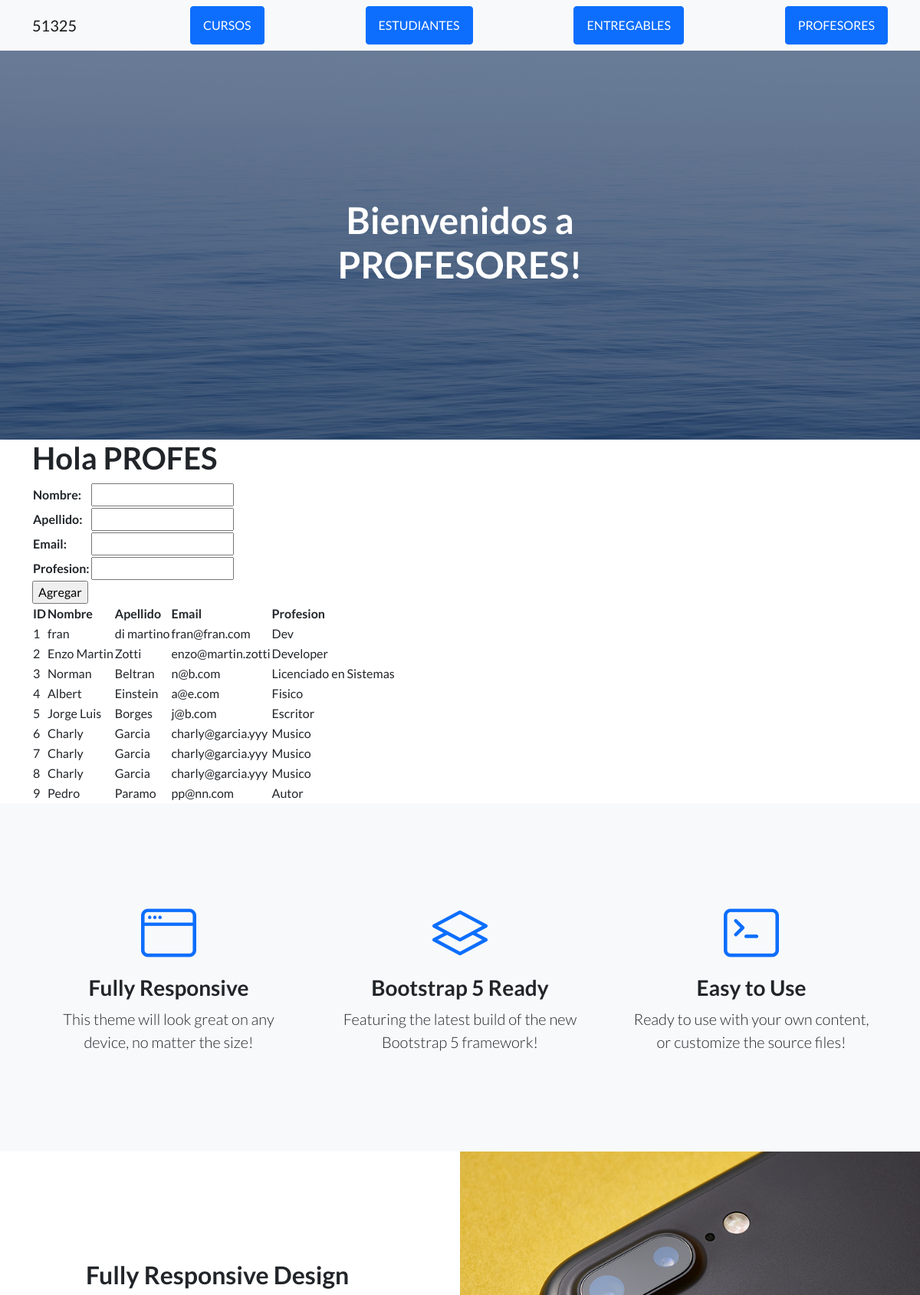
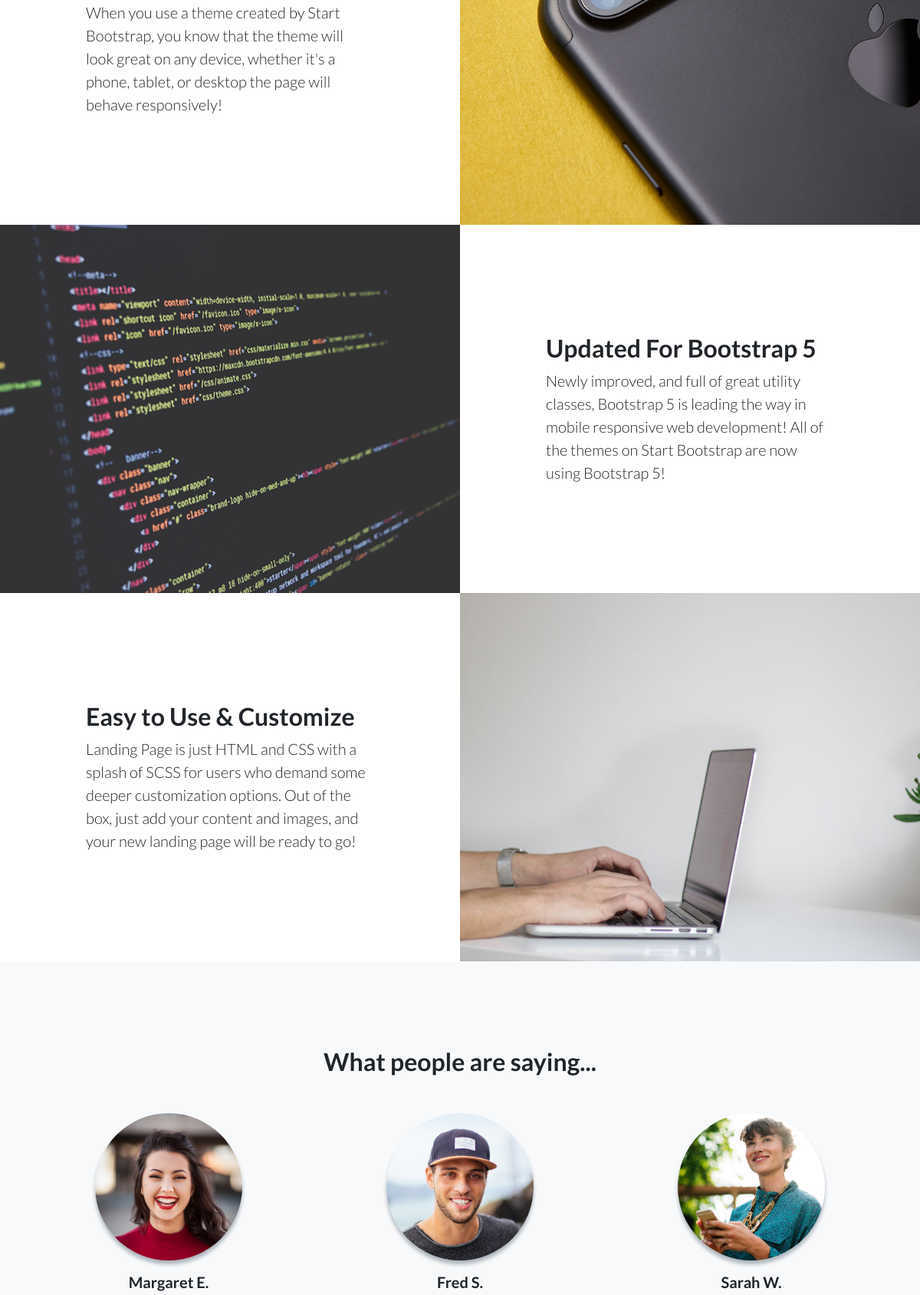
The app's page /AppCoder/profesores/ (upper part) with its own data (2 pictures, top to bottom).
### AppCoder/models.py (models this page shows, shortened)
class Profesor(models.Model):
    nombre= models.CharField(max_length=50)
    apellido= models.CharField(max_length=50)
    email= models.EmailField()
    profesion= models.CharField(max_length=50)

### AppCoder/views.py (the view)
# urls.py: path("profesores/", profesores, name="profesores"),
def profesores(request):
    if request.method == "POST":
        form = ProfesorForm(request.POST)
        if form.is_valid():
            profesor = Profesor()
            profesor.nombre = form.cleaned_data['nombre']
            profesor.apellido = form.cleaned_data['apellido']
            profesor.email = form.cleaned_data['email']
            profesor.profesion = form.cleaned_data['profesion']
            profesor.save()
            form = ProfesorForm()
    else:
        form = ProfesorForm()
    profesores = Profesor.objects.all() #Profesor.objects.filter(nombre__icontains="P").all()
    context = {"profesores": profesores, "form" : form}
    return render(request, "AppCoder/profesores.html", context)

### AppCoder/forms.py
class ProfesorForm(forms.Form):
    nombre= forms.CharField(max_length=50)
    apellido= forms.CharField(max_length=50)
    email= forms.EmailField()
    profesion= forms.CharField(max_length=50)

### AppCoder/templates/AppCoder/profesores.html (shortened to what this page needs)
{% extends "AppCoder/padre.html" %}
{% load static %}
{% block titulo %}
    <h1>Bienvenidos a PROFESORES!</h1>
{% endblock %}
{% block contenido_que_cambia %}
<h1> Hola PROFES</h1>
<form action="" method="post">
    <table>
    {{ form.as_table }}
    </table>
    <input type="submit" value="Agregar">
</form>
<table>
    <thead>
        <tr>
            <th>ID</th>
            <th>Nombre</th>
            <th>Apellido</th>
            <th>Email</th>
            <th>Profesion</th>
        </tr>
    </thead>
    <tbody>
        {% for profesor in profesores %}
        <tr>
            <td>
                {{ profesor.id}}
            </td>
            <td>
                {{ profesor.nombre}}
            </td>
            <td>
                {{ profesor.apellido}}
            </td>
            <td>
                {{ profesor.email}}
            </td>
            <td>
                {{ profesor.profesion}}
            </td>
        </tr>
        {% endfor %}
    </tbody>
</table>
{% endblock %}

### records on screen
Profesor: id "1", nombre "fran", apellido "di martino", email "fran@fran.com", profesion "Dev"
Profesor: id "2", nombre "Enzo Martin", apellido "Zotti", email "enzo@martin.zotti", profesion "Developer"
Profesor: id "3", nombre "Norman", apellido "Beltran", email "n@b.com", profesion "Licenciado en Sistemas"
Profesor: id "4", nombre "Albert", apellido "Einstein", email "a@e.com", profesion "Fisico"
Profesor: id "5", nombre "Jorge Luis", apellido "Borges", email "j@b.com", profesion "Escritor"
Profesor: id "6", nombre "Charly", apellido "Garcia", email "charly@garcia.yyy", profesion "Musico"
Profesor: id "7", nombre "Charly", apellido "Garcia", email "charly@garcia.yyy", profesion "Musico"
Profesor: id "8", nombre "Charly", apellido "Garcia", email "charly@garcia.yyy", profesion "Musico"
Profesor: id "9", nombre "Pedro", apellido "Paramo", email "pp@nn.com", profesion "Autor"
